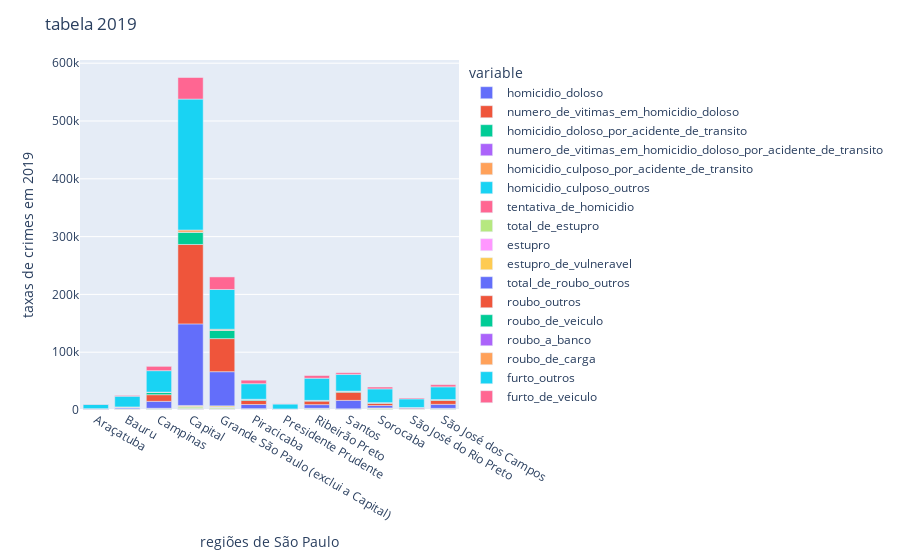

Notebook code cell kept with this figure:
### Markdown cell above
# dados de 2019 :

### Code cell
ano2 = df2[df2['ano'] == 2019] 

ano2 = ano2.groupby('regiao_ssp').sum()
ano2019 = ano2
display(ano2019)

grafico = px.bar(ano2019, x = ano2019.index , y = ["homicidio_doloso","numero_de_vitimas_em_homicidio_doloso","homicidio_doloso_por_acidente_de_transito","numero_de_vitimas_em_homicidio_doloso_por_acidente_de_transito","homicidio_culposo_por_acidente_de_transito","homicidio_culposo_outros","tentativa_de_homicidio","total_de_estupro","estupro","estupro_de_vulneravel","total_de_roubo_outros","roubo_outros","roubo_de_veiculo","roubo_a_banco","roubo_de_carga","furto_outros","furto_de_veiculo"])
grafico.update_layout(
    yaxis_title="taxas de crimes em 2019",
    xaxis_title="regiões de São Paulo",
    title = 'tabela 2019')


grafico.show()

### Figure 1 — Plotly figure (JSON) as saved in the notebook; plotly's stock layout.template omitted (floating-point values rounded to 4 significant figures)
{"data": [{"alignmentgroup": "True", "hovertemplate": "variable=homicidio_doloso<br>regiao_ssp=%{x}<br>value=%{y}<extra></extra>", "legendgroup": "homicidio_doloso", "marker": {"color": "#636efa", "pattern": {"shape": ""}}, "name": "homicidio_doloso", "offsetgroup": "homicidio_doloso", "orientation": "v", "showlegend": true, "textposition": "auto", "type": "bar", "x": ["Araçatuba", "Bauru", "Campinas", "Capital", "Grande São Paulo (exclui a Capital)", "Piracicaba", "Presidente Prudente", "Ribeirão Preto", "Santos", "Sorocaba", "São José do Rio Preto", "São José dos Campos"], "xaxis": "x", "y": [58, 90, 273, 650, 566, 176, 50, 220, 141, 188, 75, 289], "yaxis": "y"}, {"alignmentgroup": "True", "hovertemplate": "variable=numero_de_vitimas_em_homicidio_doloso<br>regiao_ssp=%{x}<br>value=%{y}<extra></extra>", "legendgroup": "numero_de_vitimas_em_homicidio_doloso", "marker": {"color": "#EF553B", "pattern": {"shape": ""}}, "name": "numero_de_vitimas_em_homicidio_doloso", "offsetgroup": "numero_de_vitimas_em_homicidio_doloso", "orientation": "v", "showlegend": true, "textposition": "auto", "type": "bar", "x": ["Araçatuba", "Bauru", "Campinas", "Capital", "Grande São Paulo (exclui a Capital)", "Piracicaba", "Presidente Prudente", "Ribeirão Preto", "Santos", "Sorocaba", "São José do Rio Preto", "São José dos Campos"], "xaxis": "x", "y": [59, 93, 287, 685, 595, 183, 52, 231, 151, 190, 77, 300], "yaxis": "y"}, {"alignmentgroup": "True", "hovertemplate": "variable=homicidio_doloso_por_acidente_de_transito<br>regiao_ssp=%{x}<br>value=%{y}<extra></extra>", "legendgroup": "homicidio_doloso_por_acidente_de_transito", "marker": {"color": "#00cc96", "pattern": {"shape": ""}}, "name": "homicidio_doloso_por_acidente_de_transito", "offsetgroup": "homicidio_doloso_por_acidente_de_transito", "orientation": "v", "showlegend": true, "textposition": "auto", "type": "bar", "x": ["Araçatuba", "Bauru", "Campinas", "Capital", "Grande São Paulo (exclui a Capital)", "Piracicaba", "Presidente Prudente", "Ribeirão Preto", "Santos", "Sorocaba", "São José do Rio Preto", "São José dos Campos"], "xaxis": "x", "y": [0, 0, 2, 3, 4, 1, 1, 2, 1, 2, 2, 0], "yaxis": "y"}, {"alignmentgroup": "True", "hovertemplate": "variable=numero_de_vitimas_em_homicidio_doloso_por_acidente_de_transito<br>regiao_ssp=%{x}<br>value=%{y}<extra></extra>", "legendgroup": "numero_de_vitimas_em_homicidio_doloso_por_acidente_de_transito", "marker": {"color": "#ab63fa", "pattern": {"shape": ""}}, "name": "numero_de_vitimas_em_homicidio_doloso_por_acidente_de_transito", "offsetgroup": "numero_de_vitimas_em_homicidio_doloso_por_acidente_de_transito", "orientation": "v", "showlegend": true, "textposition": "auto", "type": "bar", "x": ["Araçatuba", "Bauru", "Campinas", "Capital", "Grande São Paulo (exclui a Capital)", "Piracicaba", "Presidente Prudente", "Ribeirão Preto", "Santos", "Sorocaba", "São José do Rio Preto", "São José dos Campos"], "xaxis": "x", "y": [0, 0, 3, 3, 4, 1, 1, 2, 1, 2, 2, 0], "yaxis": "y"}, {"alignmentgroup": "True", "hovertemplate": "variable=homicidio_culposo_por_acidente_de_transito<br>regiao_ssp=%{x}<br>value=%{y}<extra></extra>", "legendgroup": "homicidio_culposo_por_acidente_de_transito", "marker": {"color": "#FFA15A", "pattern": {"shape": ""}}, "name": "homicidio_culposo_por_acidente_de_transito", "offsetgroup": "homicidio_culposo_por_acidente_de_transito", "orientation": "v", "showlegend": true, "textposition": "auto", "type": "bar", "x": ["Araçatuba", "Bauru", "Campinas", "Capital", "Grande São Paulo (exclui a Capital)", "Piracicaba", "Presidente Prudente", "Ribeirão Preto", "Santos", "Sorocaba", "São José do Rio Preto", "São José dos Campos"], "xaxis": "x", "y": [82, 187, 332, 421, 436, 273, 113, 368, 210, 368, 208, 238], "yaxis": "y"}, {"alignmentgroup": "True", "hovertemplate": "variable=homicidio_culposo_outros<br>regiao_ssp=%{x}<br>value=%{y}<extra></extra>", "legendgroup": "homicidio_culposo_outros", "marker": {"color": "#19d3f3", "pattern": {"shape": ""}}, "name": "homicidio_culposo_outros", "offsetgroup": "homicidio_culposo_outros", "orientation": "v", "showlegend": true, "textposition": "auto", "type": "bar", "x": ["Araçatuba", "Bauru", "Campinas", "Capital", "Grande São Paulo (exclui a Capital)", "Piracicaba", "Presidente Prudente", "Ribeirão Preto", "Santos", "Sorocaba", "São José do Rio Preto", "São José dos Campos"], "xaxis": "x", "y": [6, 6, 14, 24, 36, 18, 5, 23, 19, 11, 11, 10], "yaxis": "y"}, {"alignmentgroup": "True", "hovertemplate": "variable=tentativa_de_homicidio<br>regiao_ssp=%{x}<br>value=%{y}<extra></extra>", "legendgroup": "tentativa_de_homicidio", "marker": {"color": "#FF6692", "pattern": {"shape": ""}}, "name": "tentativa_de_homicidio", "offsetgroup": "tentativa_de_homicidio", "orientation": "v", "showlegend": true, "textposition": "auto", "type": "bar", "x": ["Araçatuba", "Bauru", "Campinas", "Capital", "Grande São Paulo (exclui a Capital)", "Piracicaba", "Presidente Prudente", "Ribeirão Preto", "Santos", "Sorocaba", "São José do Rio Preto", "São José dos Campos"], "xaxis": "x", "y": [112, 158, 254, 746, 565, 229, 63, 272, 264, 224, 153, 324], "yaxis": "y"}, {"alignmentgroup": "True", "hovertemplate": "variable=total_de_estupro<br>regiao_ssp=%{x}<br>value=%{y}<extra></extra>", "legendgroup": "total_de_estupro", "marker": {"color": "#B6E880", "pattern": {"shape": ""}}, "name": "total_de_estupro", "offsetgroup": "total_de_estupro", "orientation": "v", "showlegend": true, "textposition": "auto", "type": "bar", "x": ["Araçatuba", "Bauru", "Campinas", "Capital", "Grande São Paulo (exclui a Capital)", "Piracicaba", "Presidente Prudente", "Ribeirão Preto", "Santos", "Sorocaba", "São José do Rio Preto", "São José dos Campos"], "xaxis": "x", "y": [234, 615, 923, 2663, 2504, 730, 345, 956, 664, 1302, 595, 840], "yaxis": "y"}, {"alignmentgroup": "True", "hovertemplate": "variable=estupro<br>regiao_ssp=%{x}<br>value=%{y}<extra></extra>", "legendgroup": "estupro", "marker": {"color": "#FF97FF", "pattern": {"shape": ""}}, "name": "estupro", "offsetgroup": "estupro", "orientation": "v", "showlegend": true, "textposition": "auto", "type": "bar", "x": ["Araçatuba", "Bauru", "Campinas", "Capital", "Grande São Paulo (exclui a Capital)", "Piracicaba", "Presidente Prudente", "Ribeirão Preto", "Santos", "Sorocaba", "São José do Rio Preto", "São José dos Campos"], "xaxis": "x", "y": [50, 145, 260, 772, 612, 184, 58, 258, 185, 290, 138, 204], "yaxis": "y"}, {"alignmentgroup": "True", "hovertemplate": "variable=estupro_de_vulneravel<br>regiao_ssp=%{x}<br>value=%{y}<extra></extra>", "legendgroup": "estupro_de_vulneravel", "marker": {"color": "#FECB52", "pattern": {"shape": ""}}, "name": "estupro_de_vulneravel", "offsetgroup": "estupro_de_vulneravel", "orientation": "v", "showlegend": true, "textposition": "auto", "type": "bar", "x": ["Araçatuba", "Bauru", "Campinas", "Capital", "Grande São Paulo (exclui a Capital)", "Piracicaba", "Presidente Prudente", "Ribeirão Preto", "Santos", "Sorocaba", "São José do Rio Preto", "São José dos Campos"], "xaxis": "x", "y": [184, 470, 663, 1891, 1892, 546, 287, 698, 479, 1012, 457, 636], "yaxis": "y"}, {"alignmentgroup": "True", "hovertemplate": "variable=total_de_roubo_outros<br>regiao_ssp=%{x}<br>value=%{y}<extra></extra>", "legendgroup": "total_de_roubo_outros", "marker": {"color": "#636efa", "pattern": {"shape": ""}}, "name": "total_de_roubo_outros", "offsetgroup": "total_de_roubo_outros", "orientation": "v", "showlegend": true, "textposition": "auto", "type": "bar", "x": ["Araçatuba", "Bauru", "Campinas", "Capital", "Grande São Paulo (exclui a Capital)", "Piracicaba", "Presidente Prudente", "Ribeirão Preto", "Santos", "Sorocaba", "São José do Rio Preto", "São José dos Campos"], "xaxis": "x", "y": [735, 1696, 11994, 141134, 59059, 7193, 419, 6262, 14520, 4138, 1276, 6969], "yaxis": "y"}, {"alignmentgroup": "True", "hovertemplate": "variable=roubo_outros<br>regiao_ssp=%{x}<br>value=%{y}<extra></extra>", "legendgroup": "roubo_outros", "marker": {"color": "#EF553B", "pattern": {"shape": ""}}, "name": "roubo_outros", "offsetgroup": "roubo_outros", "orientation": "v", "showlegend": true, "textposition": "auto", "type": "bar", "x": ["Araçatuba", "Bauru", "Campinas", "Capital", "Grande São Paulo (exclui a Capital)", "Piracicaba", "Presidente Prudente", "Ribeirão Preto", "Santos", "Sorocaba", "São José do Rio Preto", "São José dos Campos"], "xaxis": "x", "y": [727, 1654, 11482, 137369, 57212, 6906, 404, 6092, 14124, 4033, 1258, 6788], "yaxis": "y"}, {"alignmentgroup": "True", "hovertemplate": "variable=roubo_de_veiculo<br>regiao_ssp=%{x}<br>value=%{y}<extra></extra>", "legendgroup": "roubo_de_veiculo", "marker": {"color": "#00cc96", "pattern": {"shape": ""}}, "name": "roubo_de_veiculo", "offsetgroup": "roubo_de_veiculo", "orientation": "v", "showlegend": true, "textposition": "auto", "type": "bar", "x": ["Araçatuba", "Bauru", "Campinas", "Capital", "Grande São Paulo (exclui a Capital)", "Piracicaba", "Presidente Prudente", "Ribeirão Preto", "Santos", "Sorocaba", "São José do Rio Preto", "São José dos Campos"], "xaxis": "x", "y": [66, 132, 3958, 21229, 14391, 1857, 29, 1117, 1493, 851, 102, 1289], "yaxis": "y"}, {"alignmentgroup": "True", "hovertemplate": "variable=roubo_a_banco<br>regiao_ssp=%{x}<br>value=%{y}<extra></extra>", "legendgroup": "roubo_a_banco", "marker": {"color": "#ab63fa", "pattern": {"shape": ""}}, "name": "roubo_a_banco", "offsetgroup": "roubo_a_banco", "orientation": "v", "showlegend": true, "textposition": "auto", "type": "bar", "x": ["Araçatuba", "Bauru", "Campinas", "Capital", "Grande São Paulo (exclui a Capital)", "Piracicaba", "Presidente Prudente", "Ribeirão Preto", "Santos", "Sorocaba", "São José do Rio Preto", "São José dos Campos"], "xaxis": "x", "y": [0, 0, 0, 13, 3, 2, 0, 0, 1, 1, 1, 0], "yaxis": "y"}, {"alignmentgroup": "True", "hovertemplate": "variable=roubo_de_carga<br>regiao_ssp=%{x}<br>value=%{y}<extra></extra>", "legendgroup": "roubo_de_carga", "marker": {"color": "#FFA15A", "pattern": {"shape": ""}}, "name": "roubo_de_carga", "offsetgroup": "roubo_de_carga", "orientation": "v", "showlegend": true, "textposition": "auto", "type": "bar", "x": ["Araçatuba", "Bauru", "Campinas", "Capital", "Grande São Paulo (exclui a Capital)", "Piracicaba", "Presidente Prudente", "Ribeirão Preto", "Santos", "Sorocaba", "São José do Rio Preto", "São José dos Campos"], "xaxis": "x", "y": [8, 42, 512, 3752, 1844, 285, 15, 170, 395, 104, 17, 181], "yaxis": "y"}, {"alignmentgroup": "True", "hovertemplate": "variable=furto_outros<br>regiao_ssp=%{x}<br>value=%{y}<extra></extra>", "legendgroup": "furto_outros", "marker": {"color": "#19d3f3", "pattern": {"shape": ""}}, "name": "furto_outros", "offsetgroup": "furto_outros", "orientation": "v", "showlegend": true, "textposition": "auto", "type": "bar", "x": ["Araçatuba", "Bauru", "Campinas", "Capital", "Grande São Paulo (exclui a Capital)", "Piracicaba", "Presidente Prudente", "Ribeirão Preto", "Santos", "Sorocaba", "São José do Rio Preto", "São José dos Campos"], "xaxis": "x", "y": [7486, 18547, 37093, 226566, 68810, 26921, 8592, 38366, 28937, 23842, 14906, 22027], "yaxis": "y"}, {"alignmentgroup": "True", "hovertemplate": "variable=furto_de_veiculo<br>regiao_ssp=%{x}<br>value=%{y}<extra></extra>", "legendgroup": "furto_de_veiculo", "marker": {"color": "#FF6692", "pattern": {"shape": ""}}, "name": "furto_de_veiculo", "offsetgroup": "furto_de_veiculo", "orientation": "v", "showlegend": true, "textposition": "auto", "type": "bar", "x": ["Araçatuba", "Bauru", "Campinas", "Capital", "Grande São Paulo (exclui a Capital)", "Piracicaba", "Presidente Prudente", "Ribeirão Preto", "Santos", "Sorocaba", "São José do Rio Preto", "São José dos Campos"], "xaxis": "x", "y": [437, 1381, 7464, 37331, 21698, 6074, 400, 4567, 2904, 3178, 1537, 3673], "yaxis": "y"}], "layout": {"barmode": "relative", "legend": {"title": {"text": "variable"}, "tracegroupgap": 0}, "margin": {"t": 60}, "title": {"text": "tabela 2019"}, "xaxis": {"anchor": "y", "domain": [0, 1], "title": {"text": "regiões de São Paulo"}}, "yaxis": {"anchor": "x", "domain": [0, 1], "title": {"text": "taxas de crimes em 2019"}}}}
